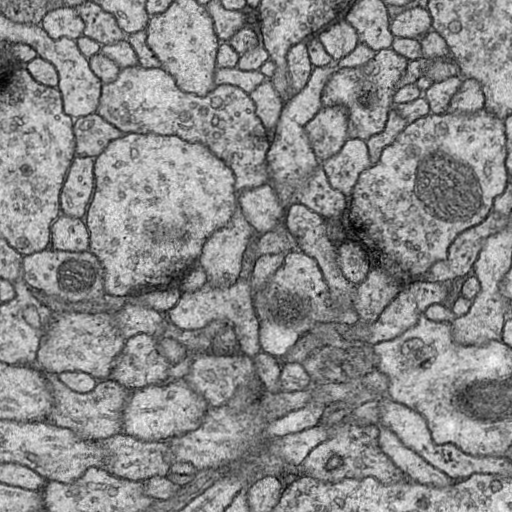
#> input picture data/membrane/train/image/0.png, 512 x 512 px, found by its file name; its folder holds 4 pictures in this run
$ jupyter execute --allow-errors Unet_Data_augmentation.ipynb   (shell and % lines are left out)
#> lines starting #> are read from the running program, lines starting #| are printed output that depends on the picture
## Read all the unet images and apply transform and save it back to folder

[Inpired from here](https://www.geeksforgeeks.org/apply-changes-to-all-the-images-in-given-folder-using-python-pil/)

[cell 1]
from PIL import Image
from PIL import ImageFilter
import os

[cell 2]
# path of the folder containing the raw training images
trainInPath = "/Users/sumeetrohilla/Downloads/unet-master/data/membrane/train/image"
# path of the folder that will contain the modified training images
trainOutPath ="/Users/sumeetrohilla/Desktop/UNet/unet-master/data/membrane/train/image"

# labelled input and outpath (are basically same)
labelInPath   = "/Users/sumeetrohilla/Downloads/unet-master/data/membrane/train/label"
labelOutPath  = "/Users/sumeetrohilla/Desktop/UNet/unet-master/data/membrane/train/label"

def aug_images():
#------------------------------------------------

    # apply the rotation to training images
    for imagePath in os.listdir(trainInPath):
        if imagePath.endswith(".png"):
            # imagePath contains name of the image
            inputPath = os.path.join(trainInPath, imagePath)

             # inputPath contains the full directory name
            img = Image.open(inputPath)
#> img is the input picture: PIL image 512x512 L; min 1, max 252, mean 137.2

            fullOutPath = os.path.join(trainOutPath, 'rotated270_'+imagePath)
    #         fullOutPath contains the path of the output
    #         image that needs to be generated
            img.rotate(270).save(fullOutPath)
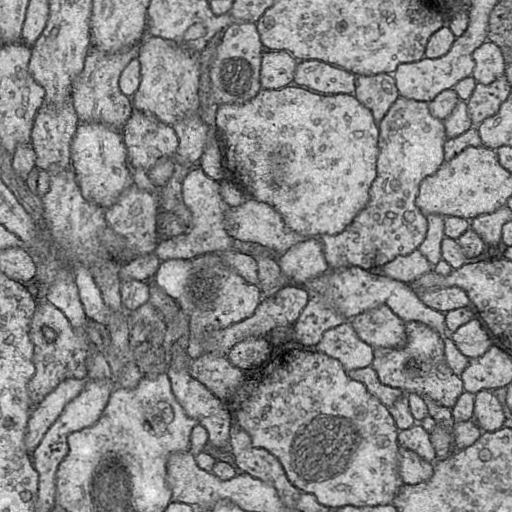
#> saved as rotated270_0.png: PIL image 512x512 L; min 1, max 252, mean 137.2
#> pass 2 of the loop in aug_images, `for imagePath in os.listdir(trainInPath):`:
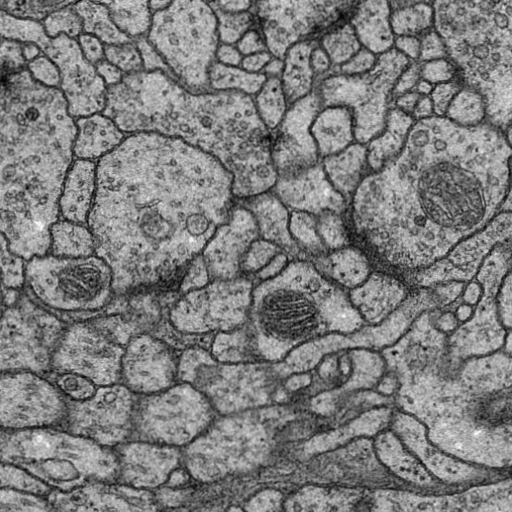
#> input picture data/membrane/train/image/1.png, 512 x 512 px, found by its file name
#> in aug_images, img is the input picture: PIL image 512x512 L; min 2, max 251, mean 124.8
#> in aug_images, `img.rotate(270).save(fullOutPath)`:
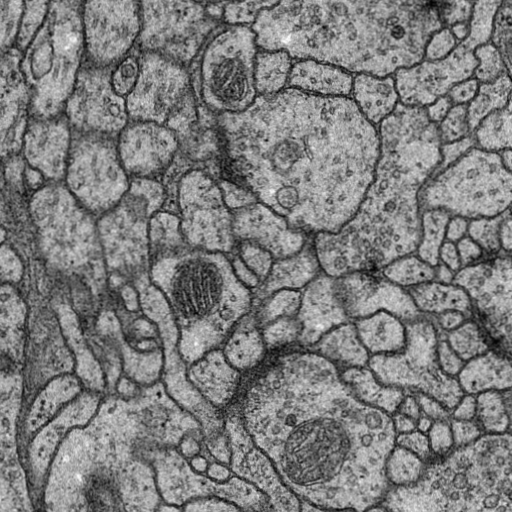
#> saved as rotated270_1.png: PIL image 512x512 L; min 2, max 251, mean 124.8
#> pass 3 of the loop in aug_images, `for imagePath in os.listdir(trainInPath):`:
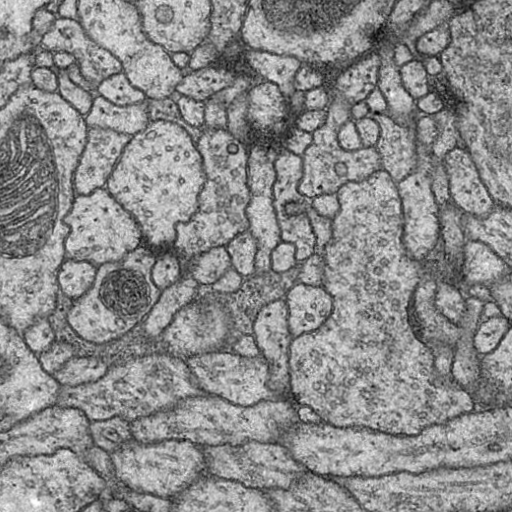
#> input picture data/membrane/train/image/10.png, 512 x 512 px, found by its file name
#> in aug_images, img is the input picture: PIL image 512x512 L; min 2, max 253, mean 139.3
#> in aug_images, `img.rotate(270).save(fullOutPath)`:
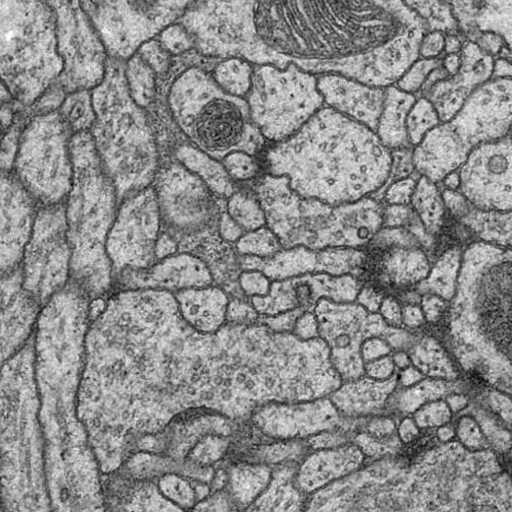
#> saved as rotated270_10.png: PIL image 512x512 L; min 2, max 253, mean 139.3
#> the loop made 4 passes; the first 3 are shown
#------------------------------------------------
    # apply the rotation to labelled images
    for imagePath in os.listdir(labelInPath):
        if imagePath.endswith(".png"):
            # imagePath contains name of the image
            inputPath = os.path.join(labelInPath, imagePath)
             # inputPath contains the full directory name
            img = Image.open(inputPath)

            fullOutPath = os.path.join(labelOutPath, 'rotated270_'+imagePath)
    #         fullOutPath contains the path of the output
    #         image that needs to be generated
            img.rotate(270).save(fullOutPath)

#> (a cell that did not finish here is left out)

[cell 4]
for imagePath in os.listdir(trainInPath):
    print(os.path.join(trainInPath, imagePath))
#> pass 2 of the loop `for imagePath in os.listdir(trainInPath):`:
#> pass 3 of the loop `for imagePath in os.listdir(trainInPath):`:
#> the loop made 4 passes; the first 3 are shown

[cell 5]
inputPath = os.path.join(trainInPath, imagePath)
x = Image.open(inputPath)
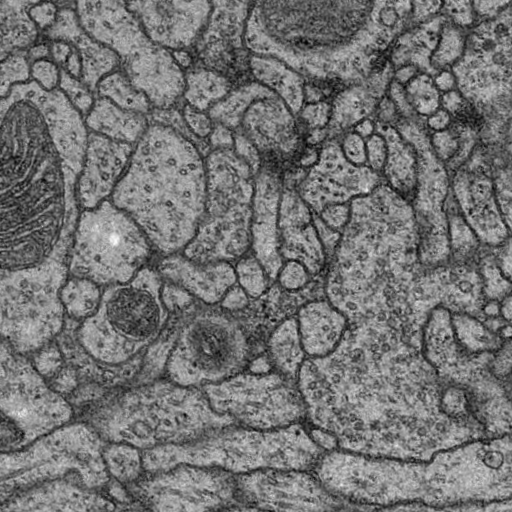
#> input picture data/membrane/train/image/11.png, 512 x 512 px, found by its file name
#> x is the input picture: PIL image 512x512 L; min 1, max 250, mean 114.9
